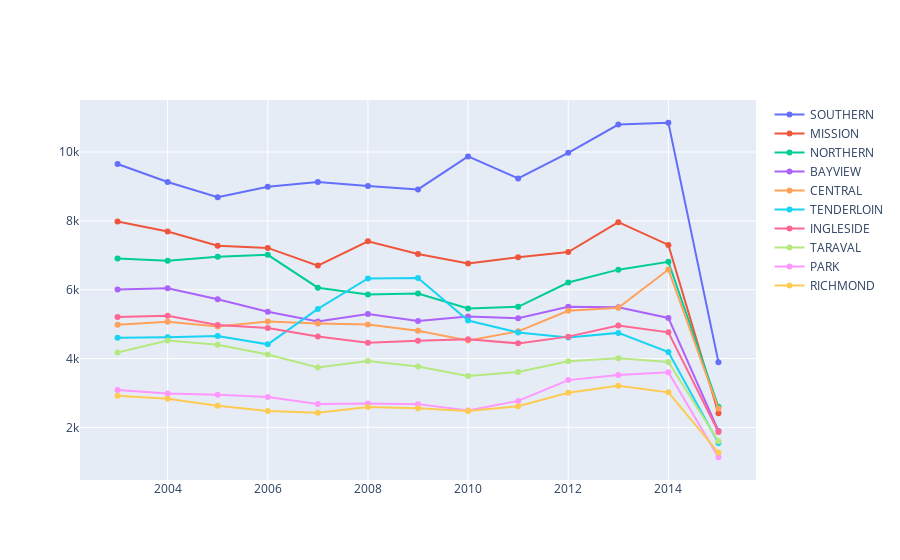

The cell this chart's notebook holds for it:
### Markdown cell above
Crime Distribution of Districts over the Year

### Code cell
data = []
val = train['PdDistrict'].value_counts().reset_index()
val.columns = ['District','Count']
x = val.District

for i in x:
    district = train[train['PdDistrict']==i]
    year_count = district['Year'].value_counts().reset_index().sort_values(by='index')
    year_count.columns = ['Year','Count']
    points = go.Scatter(
        x = year_count.Year,
        y = year_count.Count,
        name = i
    )
    data.append(points)

py.iplot(data)

### Figure 1 — Plotly figure (JSON) as saved in the notebook; plotly's stock layout.template omitted (floating-point values rounded to 4 significant figures)
{"data": [{"name": "SOUTHERN", "type": "scatter", "x": [2003, 2004, 2005, 2006, 2007, 2008, 2009, 2010, 2011, 2012, 2013, 2014, 2015], "y": [9653, 9131, 8685, 8992, 9129, 9010, 8915, 9872, 9232, 9976, 10799, 10851, 3896]}, {"name": "MISSION", "type": "scatter", "x": [2003, 2004, 2005, 2006, 2007, 2008, 2009, 2010, 2011, 2012, 2013, 2014, 2015], "y": [7980, 7691, 7276, 7215, 6702, 7407, 7039, 6765, 6946, 7095, 7962, 7303, 2411]}, {"name": "NORTHERN", "type": "scatter", "x": [2003, 2004, 2005, 2006, 2007, 2008, 2009, 2010, 2011, 2012, 2013, 2014, 2015], "y": [6911, 6843, 6960, 7014, 6059, 5859, 5889, 5454, 5503, 6211, 6584, 6812, 2602]}, {"name": "BAYVIEW", "type": "scatter", "x": [2003, 2004, 2005, 2006, 2007, 2008, 2009, 2010, 2011, 2012, 2013, 2014, 2015], "y": [6004, 6045, 5724, 5361, 5080, 5293, 5090, 5220, 5171, 5506, 5491, 5181, 1897]}, {"name": "CENTRAL", "type": "scatter", "x": [2003, 2004, 2005, 2006, 2007, 2008, 2009, 2010, 2011, 2012, 2013, 2014, 2015], "y": [4986, 5072, 4933, 5078, 5017, 4988, 4809, 4529, 4791, 5387, 5478, 6588, 2550]}, {"name": "TENDERLOIN", "type": "scatter", "x": [2003, 2004, 2005, 2006, 2007, 2008, 2009, 2010, 2011, 2012, 2013, 2014, 2015], "y": [4605, 4617, 4655, 4414, 5443, 6326, 6341, 5104, 4760, 4615, 4747, 4192, 1546]}, {"name": "INGLESIDE", "type": "scatter", "x": [2003, 2004, 2005, 2006, 2007, 2008, 2009, 2010, 2011, 2012, 2013, 2014, 2015], "y": [5208, 5244, 4977, 4889, 4643, 4457, 4521, 4564, 4442, 4638, 4959, 4763, 1869]}, {"name": "TARAVAL", "type": "scatter", "x": [2003, 2004, 2005, 2006, 2007, 2008, 2009, 2010, 2011, 2012, 2013, 2014, 2015], "y": [4179, 4526, 4401, 4118, 3743, 3930, 3769, 3492, 3613, 3921, 4011, 3901, 1600]}, {"name": "PARK", "type": "scatter", "x": [2003, 2004, 2005, 2006, 2007, 2008, 2009, 2010, 2011, 2012, 2013, 2014, 2015], "y": [3086, 2987, 2949, 2883, 2681, 2697, 2677, 2492, 2771, 3375, 3525, 3602, 1134]}, {"name": "RICHMOND", "type": "scatter", "x": [2003, 2004, 2005, 2006, 2007, 2008, 2009, 2010, 2011, 2012, 2013, 2014, 2015], "y": [2919, 2832, 2629, 2475, 2430, 2594, 2554, 2478, 2614, 3006, 3211, 3020, 1269]}], "layout": {}}
